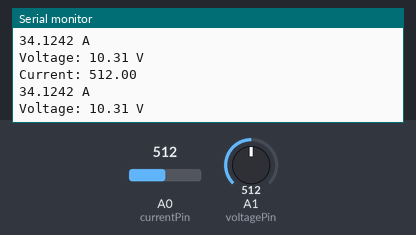
Simulated run of this sketch. Board: Arduino Uno, built with avr-gcc and run on an emulated ATmega328P. Shown: the last lines printed to the serial monitor. The test bench sets the inputs (shaded band); at power-on: A0 (currentPin) = 512, A1 (voltagePin) = 512.

Above: at 1.2 s.
1.3 s: A0 (currentPin) set to 716
At 1.57 s:
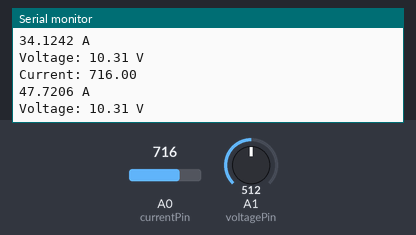
2.8 s: A1 (voltagePin) set to 716
At 2.99 s:
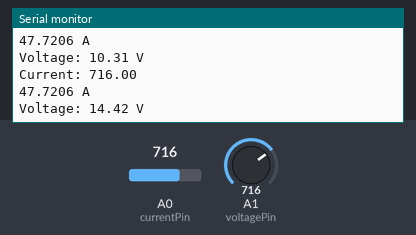
4.3 s: A0 (currentPin) set to 900
At 4.61 s:
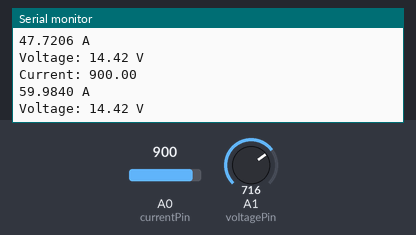
5.8 s: A1 (voltagePin) set to 900
At 6.02 s:
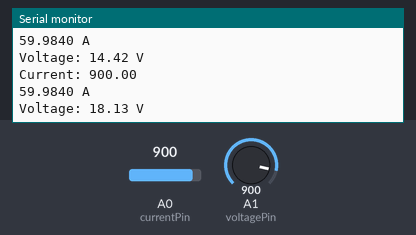
Timing chart, 0 to 8.3 s (numbered marks = the images above; inputs shaded):
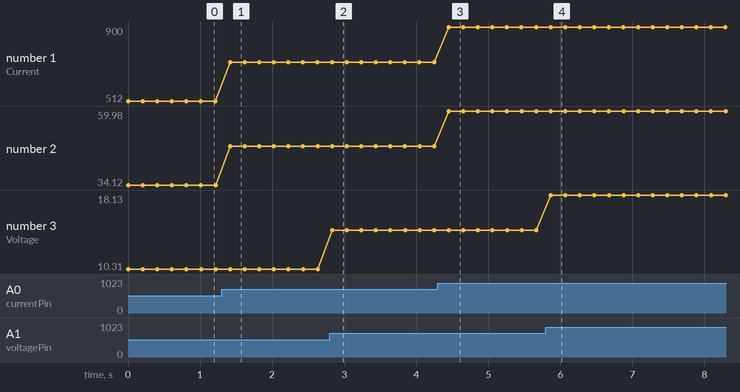

The sketch:

attopilot_voltage.ino
```cpp
// attopilot_voltage.ino - measure current and voltage with Attopilot 13.6V/45A
// (c) BotBook.com - Karvinen, Karvinen, Valtokari


int currentPin = A0;
int voltagePin = A1;

void setup()
{
  Serial.begin(115200);
  pinMode(currentPin, INPUT);
  pinMode(voltagePin, INPUT);
}

float current()
{
  float raw = analogRead(currentPin);
  Serial.println(raw);
  float percent = raw/1023.0;	// <1>
  float volts = percent*5.0;	// <2>
  float sensedCurrent = volts * 45 / 3.3;	// A/V	// <3>
  return sensedCurrent; // A	// <4>
}

float voltage()
{
  float raw = analogRead(voltagePin);
  float percent = raw/1023.0;
  float volts = percent*5.0;
  float sensedVolts = volts * 13.6 / 3.3;	// V/V	// <5>
  return sensedVolts;	// V
}

void loop()
{
  Serial.print("Current: ");
  Serial.print(current(),4);
  Serial.println(" A");
  Serial.print("Voltage: ");
  Serial.print(voltage());
  Serial.println(" V");
  delay(200); // ms
}
```

Measured:
- after the input at 1.3 s, the serial monitor: prints a new line after 0.12 s (image 1)
- after the input at 2.8 s, the serial monitor: prints a new line at once (image 2)
- after the input at 4.3 s, the serial monitor: prints a new line after 0.15 s (image 3)
- after the input at 5.8 s, the serial monitor: prints a new line after 0.07 s (image 4)
- plotted number 1: 512 → 716 after the input at 1.3 s, 716 → 900 after the input at 4.3 s
- plotted number 2: 34.12 → 47.72 after the input at 1.3 s, 47.72 → 59.98 after the input at 4.3 s
- plotted number 3: 10.31 → 14.42 after the input at 2.8 s, 14.42 → 18.13 after the input at 5.8 s
